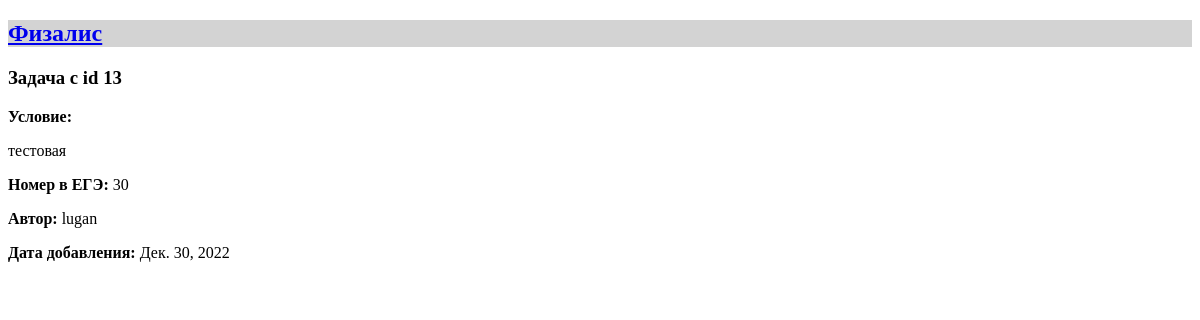
/problems/13/, run on an earlier commit of the app's database.
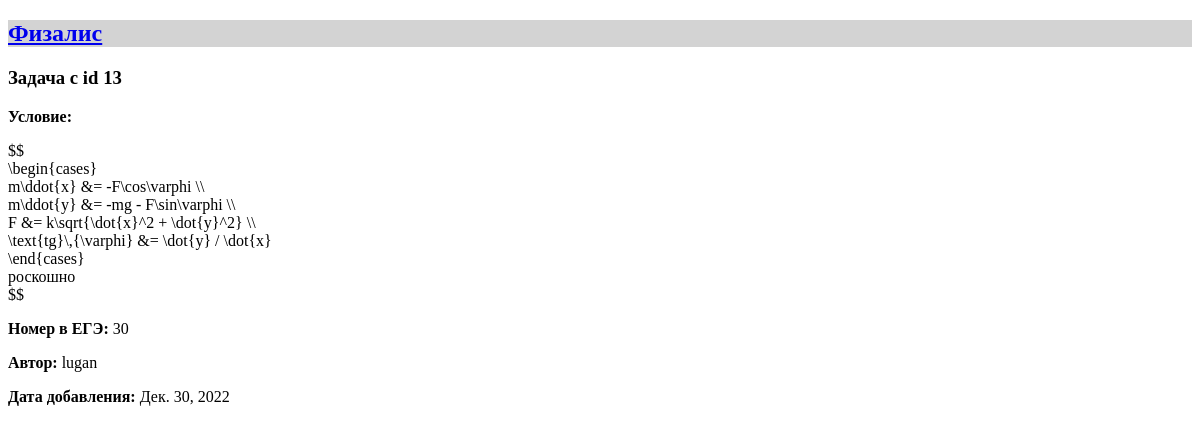
And on a later commit of the database.
### problems/models.py (models this page shows, shortened)
class Problem(models.Model):
    text = models.TextField('условие',
                            max_length=6000,
                            help_text='Максимум 6 тыс. символов '
                            '(если мало - обратитесь к создательнице сайта)')
    solution = models.TextField('решение',
                                max_length=6000,
                                help_text='Максимум 6 тыс. символов',
                                blank=True,
                                null=True)
    answer = models.CharField('ответ',
                              max_length=50,
                              help_text='Максимум 50 символов',
                              blank=True,
                              null=True)
    complexity = models.PositiveSmallIntegerField('сложность',
                                                  help_text=('число от 1 до 10'
                                                             ' включительно'),
                                                  blank=True,
                                                  null=True,
                                                  validators=(
                                                      [MinValueValidator(1),
                                                       MaxValueValidator(10)]))
    author = models.ForeignKey(User,
                               on_delete=models.CASCADE,
                               editable=False,
                               verbose_name='автор')
    date = models.DateField('дата добавления',
                            auto_now_add=True)
    tags = models.ManyToManyField(Tag,
                                  verbose_name='тэги',
                                  blank=True)
    source = models.ForeignKey(Source,
                               on_delete=models.CASCADE,
                               verbose_name='источник',
                               blank=True,
                               null=True)
    category = models.ForeignKey(Category,
                                 on_delete=models.CASCADE,
                                 verbose_name='раздел',
                                 blank=True,
                                 null=True)
    subcategory = models.ForeignKey(Subcategory,
                                    on_delete=models.CASCADE,
                                    verbose_name='подраздел',
                                    blank=True,
                                    null=True)
    type_ege = models.ForeignKey(TypeInEGE,
                                 on_delete=models.CASCADE,
                                 verbose_name='Тип задания',
                                 null=True)
    class Meta:
        verbose_name = 'задача'
        verbose_name_plural = 'задачи'
        default_related_name = 'problems'

class TypeInEGE(models.Model):
    number = models.PositiveSmallIntegerField('номер')
    max_score = models.PositiveSmallIntegerField('максимальное количество'
                                                 ' баллов')
    part_ege = models.ForeignKey(PartOfEGE,
                                 on_delete=models.CASCADE,
                                 verbose_name='часть ЕГЭ',
                                 default=1)
    class Meta:
        verbose_name = 'тип'
        verbose_name_plural = 'типы'
        default_related_name = 'type'
        ordering = ['number']
    def __str__(self):
        return str(self.number)

### problems/views.py (the view)
# urls.py: re_path(r'^(?P<pk>[1-9]\d*)/$', views.ProblemView.as_view(),
class ProblemView(DetailView):
    model = Problem
    template_name = 'problems/problem_detail.html'
    context_object_name = 'problem'

### templates/problems/problem_detail.html (shortened to what this page needs)
{% extends "base.html" %}
{% block content %}
  <div class="card">
    <h3 class="card-title">Задача с id {{problem.id}}</h3>
    <p><b>Условие: </b></p>{{problem.text|linebreaks}}
    <p><b>Номер в ЕГЭ: </b>{{problem.type_ege}}</p>
    <p><b>Автор: </b>{{problem.author.username}}</p>
    <p><b>Дата добавления: </b>{{problem.date}}</p>
  </div>
{% endblock %}

### templates/base.html (shortened to what this page needs)
{% load static %}
<!DOCTYPE html>
<html lang="ru">
    <head>
        <link rel="stylesheet" href="{% static 'css/style.css'%}" type="text/css">
    </head>
    <body>
        <header>
            {% include "includes/nav.html" %}
        </header>
        <main>
            {% block content %}Пусто :({% endblock %}
        </main>
    </body>
</html>

### templates/includes/nav.html
<nav class="navbar navbar-light" style="background-color: lightgrey;">
    <a class="navbar-brand" href="/"><h2>Физалис</h2></a>
</nav>

What changed in the data, as far as the page shows it:
changed Problem "lugan": text "тестовая" → "$$ \\begin{cases} m\\ddot{x} &= -F\\cos\\varphi \\\\ m\\ddot{y} &= -mg - F\\sin\\varphi \\\\ F &= k\\sqrt{\\dot{x}^2 + \\dot{y}^2} \\\\ \\text{tg}\\,{\\varphi} &= \\dot{y} / \\dot{x} \\end{cases} роскошно $$"
